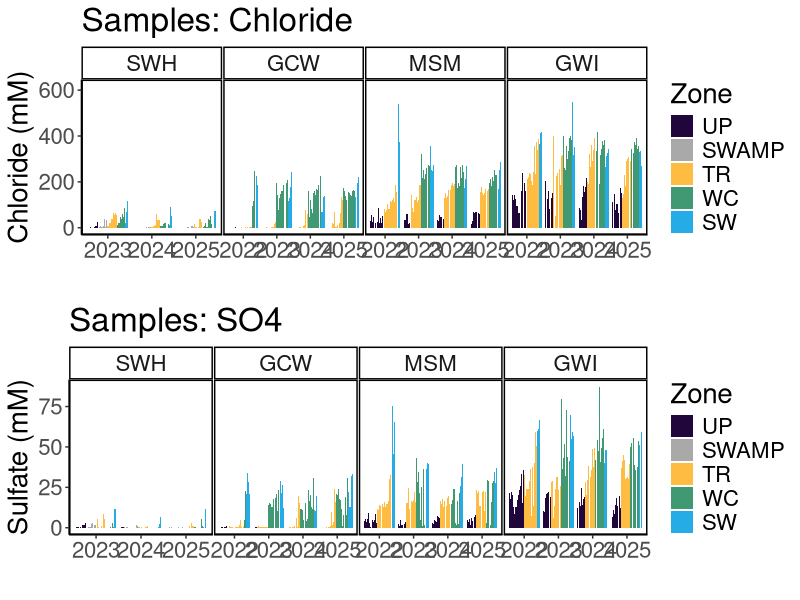
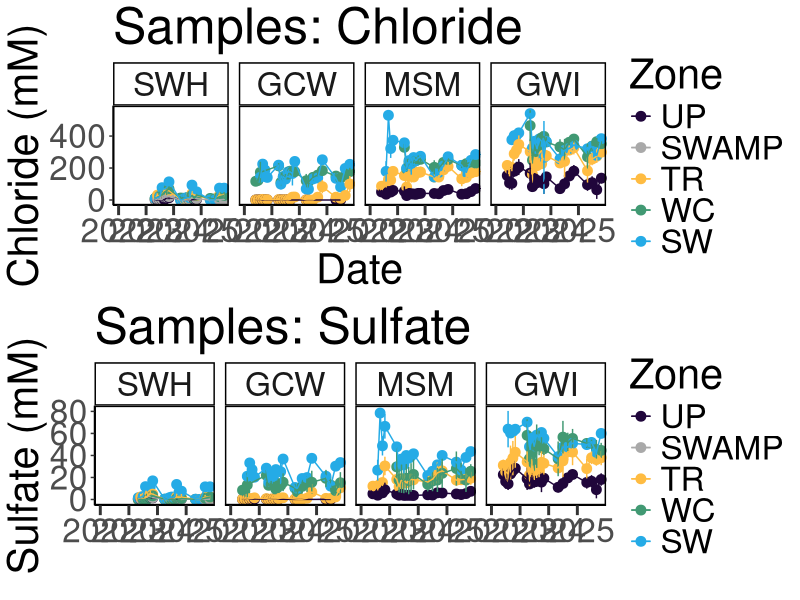
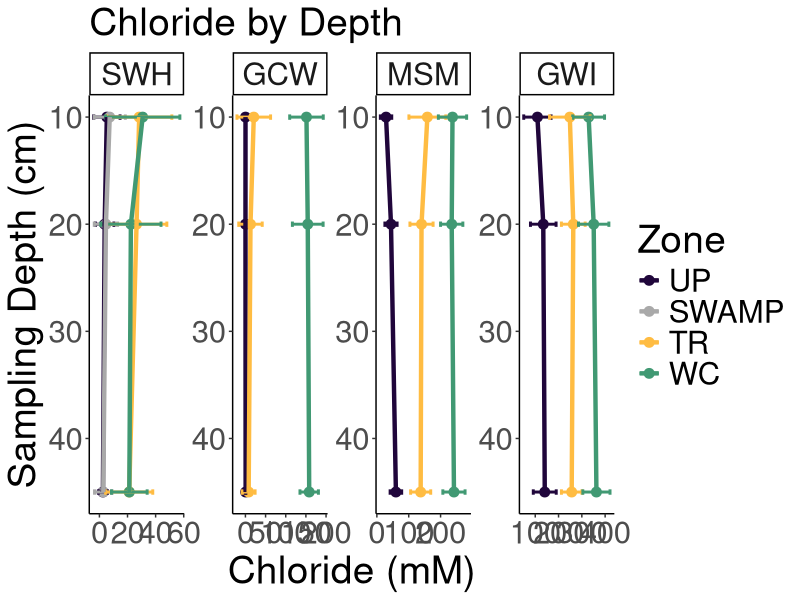
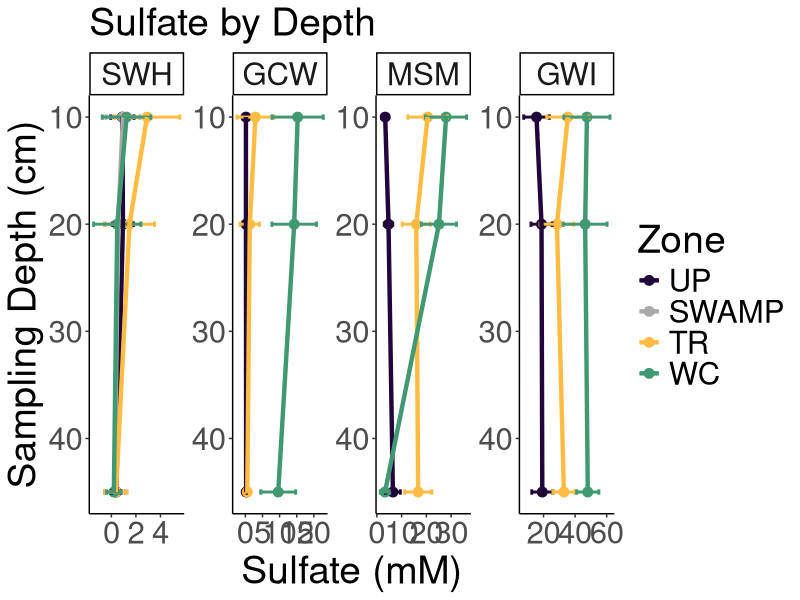
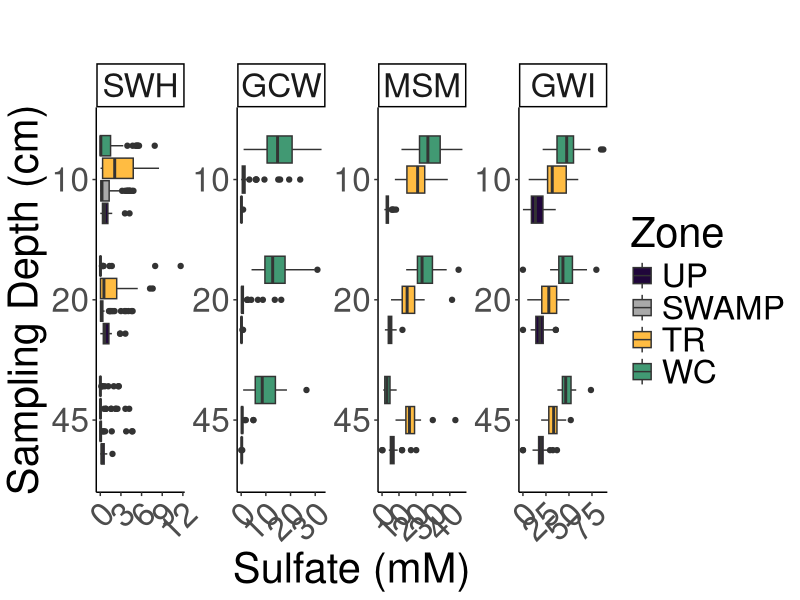
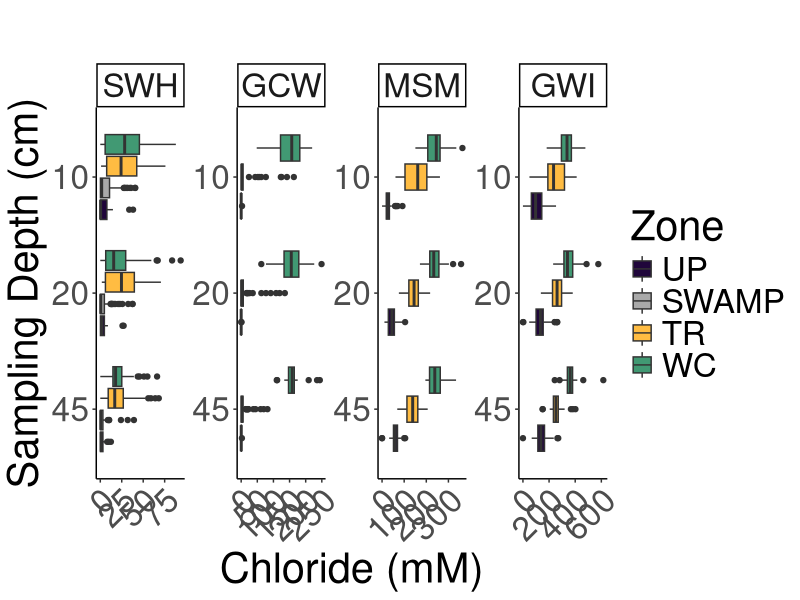
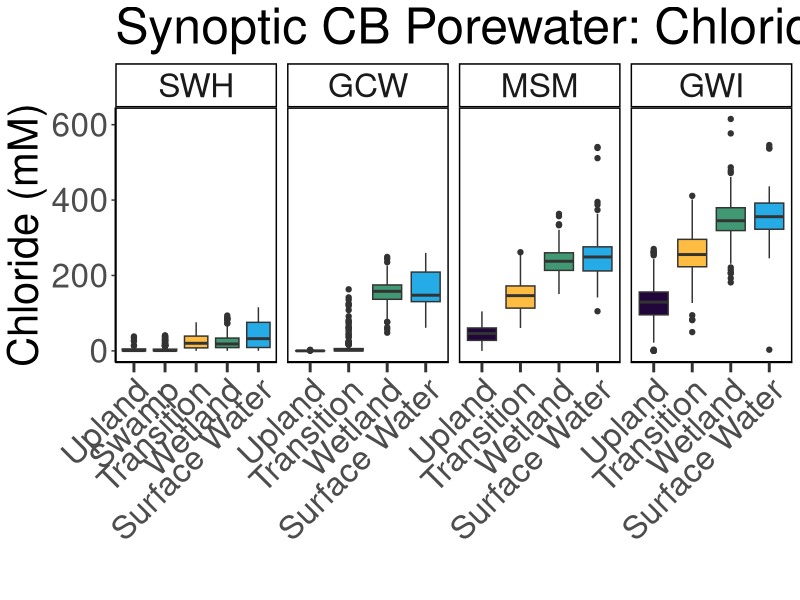
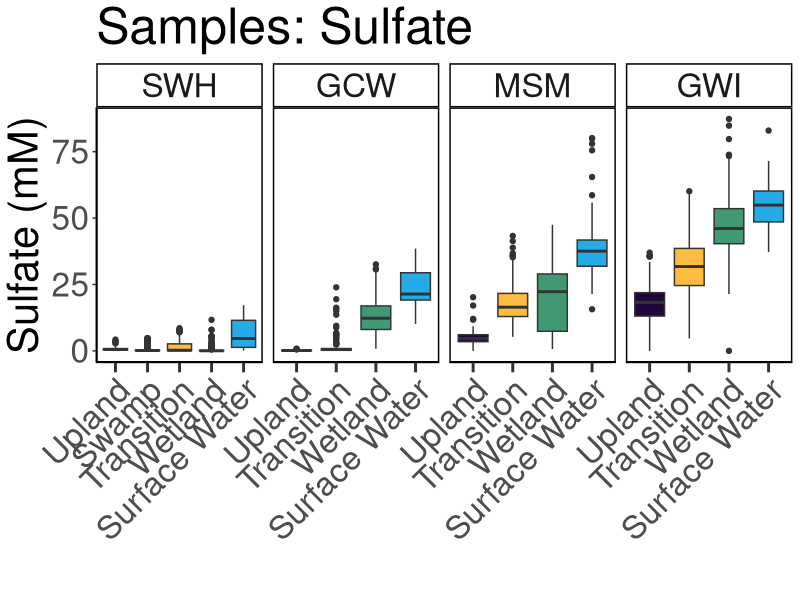

Here is the R script that generated these plots, in order:
## ---- chunk 1
library(dplyr)
library(ggplot2)
library(ggpubr)
library(stringr)
library(readxl)
library(tidyr)
library(tibble)
library(openxlsx)
library(knitr)
## ---- chunk 2

#read in 2022 Dionex Data:
dat22 <- read.csv("2022/COMPASS_SynopticCB_SO4_Cl_2022.csv")
# head(dat22)
colnames(dat22)

#read in 2023 Dionex Data:
dat23 <- read.csv("2023/COMPASS_SynopticCB_SO4_Cl_2023.csv")
# head(dat23)
colnames(dat23)

#read in 2024 Dionex Data:
dat24 <- read.csv("2024/COMPASS_SynopticCB_SO4_Cl_2024.csv")
# head(dat24)
colnames(dat24)

#read in 2025 Dionex Data:
dat25 <- read.csv("2025/COMPASS_SynopticCB_SO4_Cl_2025.csv")
# head(dat25)
colnames(dat25)

all_dat <- bind_rows(dat22, dat23, dat24, dat25)

all_dat <- all_dat %>%
  mutate(Project = "COMPASS: Synoptic") %>%
  dplyr::select(
    Project, Region, Sample_ID, Year, Month, Day, Time, Time_Zone,
    Site, Zone, Replicate, Depth_cm, 
    SO4_ppm, SO4_mM, SO4_Conc_flag, SO4_QAQC_flag, Cl_ppm, Cl_mM, Cl_Conc_flag, Cl_QAQC_flag, salinity,
    Analysis_rundate,  Run_notes, Field_notes
        # list columns in the order you want them
  )

##Set 4 decimal points max
all_dat <- all_dat %>%
  mutate(across(where(is.numeric), round, digits = 4)) ##This does make all salinities 0 when Cl_ppm is 0 instead of 0.000026


duplicates <- all_dat %>%
  group_by(Sample_ID) %>%
  filter(n() > 1) %>%
  ungroup()


## ---- chunk 3

#pull the column names from the all_dat dataframe and create a new dataframe with them 
metadat <- data.frame(Column_Names = colnames(all_dat))
metadat

metadat$Description <- ""
metadat$Units <- ""
metadat$Instrument_ifapplicable <- ""

#add information about each line: 

metadat$Description <- c("Project name", 
                         "Region samples originated from: CB = Chesapeake Bay",
                         "Sample identifier used in laboratory and field", 
                         "Year (YYYY) of sample collection", 
                         "Month (#) of sample collection",
                         "Day (#) of sample collection",
                         "Time (HH:MM) of sample collection",
                         "Time Zone of sample collection",
                         "Name of sampling transect location (GCW, SWH, MSM, GWI), see dataset locations for coordinates", 
                         "Zone within space-for-time transect (UP=Upland, SWAMP=Swamp, TR=Transition, WC=Wetland Control, SW=Surface Water)",
                         "Lysimeter or sample replicate id (A-C)", 
                         "Depth in centimeters from which water sample was taken", 
                         "Sulfate concentration in ppm", 
                         "Sulfate concentration in mM", 
                         "Sulfate concentration flag base on standard curve (bdl=below detection limit (0), adl=above detection limit (highest   
                         standard), Within_Range=within detection range)", 
                         "Sulfate QAQC Flags generated during checks of standards, blanks, dups, and spks",
                         "Chloride concentration in ppm", 
                         "Chloride concentration in mM", 
                         "Chloride concentration flag base on standard curve (bdl=below detection limit (0), adl=above detection limit (highest   
                         standard), Within_Range=within detection range)", 
                         "Chloride QAQC Flags generated during checks of standards, blanks, dups, and spks", 
                         "Salinity calculated using the Knudsen equation: Salinity=((1.807*(Chloride ppm)+0.026)/1000", 
                         "The date that samples were run on the Dionex IC", 
                         "Any notes generated during QAQC", 
                         "Notes generated during field sample collection")

metadat$Units <-       c("NA", 
                         "NA",
                         "NA", 
                         "NA",
                         "NA",
                         "NA", 
                         "NA",
                         "NA", 
                         "NA", 
                         "NA",
                         "NA", 
                         "cm",
                         "ppm", 
                         "mM", 
                         "NA", 
                         "NA", 
                         "ppm", 
                         "mM", 
                         "NA", 
                         "NA", 
                         "ppt", 
                         "NA", 
                         "NA",
                         "NA")

metadat$Instrument_ifapplicable <-  
  
                       c("NA", 
                         "NA",
                         "NA", 
                         "NA",
                         "NA",
                         "NA", 
                         "NA",
                         "NA", 
                         "NA", 
                         "NA",
                         "NA", 
                         "NA",
                         "Dionex Integrion HPIC (Thermo Fisher)", 
                         "Dionex Integrion HPIC (Thermo Fisher)", 
                         "NA", 
                         "NA", 
                         "Dionex Integrion HPIC (Thermo Fisher)", 
                         "Dionex Integrion HPIC (Thermo Fisher)", 
                         "NA", 
                         "NA", 
                         "NA", 
                         "NA", 
                         "NA",
                         "NA")


## ---- chunk 4

#write out a csv of all the data to the main folder: 
write.csv(all_dat, "COMPASS_SynopticCB_SO4_Cl_AllData.csv", row.names = FALSE)


#write out a csv of the metadata associated with the data: 
write.csv(metadat, "COMPASS_SynopticCB_SO4_Cl_Metadata.csv", row.names = FALSE)

## ---- chunk 5

data_plotting <- all_dat

#Order by Zone from Upland to Surface Water
data_plotting$Zone = factor(data_plotting$Zone, levels = c("UP", "SWAMP", "TR", "WC", "SW"))
data_plotting <- data_plotting[order(data_plotting$Zone), ]

#Order by Site from SWH, GCW, MSM, GWI order, which is oligohaline to polyhaline
data_plotting$Site = factor(data_plotting$Site, levels = c("SWH", "GCW", "MSM", "GWI"))
data_plotting <- data_plotting[order(data_plotting$Site), ]

#Plot samples to get a first look at concentrations (sanity check)
#group the data for plotting
data_plotting_all <- data_plotting %>%
  group_by(Site, Zone) %>%
  mutate(row_num = factor(row_number())) %>%  # create row_num as factor per group
  ungroup()

data_plotting_all$Date <- as.Date(paste(data_plotting_all$Year, data_plotting_all$Month, data_plotting_all$Day, sep = "-"))


#Plot data and change colors based on Zone:
viz_cl_plot <- ggplot(data_plotting_all, aes(x = as.character(Year), y = Cl_mM, fill = Zone)) +
  geom_bar(stat = "identity", position = position_dodge2(preserve = "total")) +
  facet_grid( ~ Site, scales="free") +
  scale_fill_manual(values = c(
    "UP" = "#20063B",
    "TR" = "#FFBC42",
    "SWAMP" = "darkgrey",
    "WC" = "#419973",
    "SW" = "#25ABE6"
  )) +
  theme_classic() +
  labs(x = " ", y = "Chloride (mM)", title = "Samples: Chloride") +
  theme(
    panel.spacing = unit(.05, "lines"), 
    panel.border = element_rect(color = "black", fill = NA, linewidth = 1)) + 
  theme(text = element_text(size = 20))

# viz_cl_plot


viz_so4_plot <-  ggplot(data_plotting_all, aes(x = as.character(Year), y = SO4_mM, fill = Zone)) +
  geom_bar(stat = "identity", position = position_dodge2(preserve = "total")) +
  facet_grid( ~ Site, scales="free") +
  scale_fill_manual(values = c(
    "UP" = "#20063B",
    "TR" = "#FFBC42",
    "SWAMP" = "darkgrey",
    "WC" = "#419973",
    "SW" = "#25ABE6"
  )) +
  theme_classic() +
  labs(x = " ", y = "Sulfate (mM)", title = "Samples: SO4") +
  theme(
    panel.spacing = unit(.05, "lines"), 
    panel.border = element_rect(color = "black", fill = NA, linewidth = 1))+ 
  theme(text = element_text(size = 20))

# viz_so4_plot

ggarrange(viz_cl_plot, viz_so4_plot, nrow=2, ncol=1)


## ---- chunk 6

##Make Date Column with just Year and Month for Sample ID
all_dat_dates <- data_plotting %>%
  mutate(
    YearMonth = if_else(
      Month < 10,
      # Modify the string:
      YearMonth <- paste(data_plotting$Year, data_plotting$Month, sep = "-0"), 
      YearMonth <- paste(data_plotting$Year, data_plotting$Month, sep = "-"), 
    )
  )

##Summarize SO4 and Cl by Date, Site, and Zone
Dionex_avg <- all_dat_dates %>%
  group_by(Month, Year, Site, Zone) %>%
   dplyr::summarize(mean_SO4 = mean(SO4_mM, na.rm=TRUE), 
            sd_SO4 = sd(SO4_mM, na.rm=TRUE), 
            mean_Cl = mean(Cl_mM, na.rm=TRUE), 
            sd_Cl = sd(Cl_mM, na.rm=TRUE), 
            YearMonth = first(YearMonth))

# Concatenate with a day (e.g., "01" for the first day)
Dionex_avg$Date <- paste0(Dionex_avg$YearMonth, "-01")

# Convert to Date object
Dionex_avg$Date <- as.Date(Dionex_avg$Date)

# Define the specific date breaks you want to display
specific_breaks <- as.Date(c("2022-01-01", "2023-01-01", "2024-01-01", "2025-01-01"))

viz_cl_plot_avgs <- ggplot(Dionex_avg, aes(x = Date, y = mean_Cl, color = Zone, group = Zone)) +
  geom_point(size = 3) + 
  geom_errorbar(aes(ymin = mean_Cl - sd_Cl, ymax = mean_Cl + sd_Cl), width = 0.2) + 
  geom_line() + 
  facet_grid( ~ Site, scales="free_y") +
  scale_color_manual(values = c(
    "UP" = "#20063B",
    "TR" = "#FFBC42",
    "SWAMP" = "darkgrey",
    "WC" = "#419973",
    "SW" = "#25ABE6"
  )) +
  theme_classic() +
  labs(x = "Date", y = "Chloride (mM)", title = "Samples: Chloride") +
  theme(
    panel.spacing = unit(0.5, "lines"), 
    panel.border = element_rect(color = "black", fill = NA, linewidth = 1)) +
  # theme(axis.text.x = element_text(angle = 90, hjust = 0.5))+ 
  theme(text = element_text(size = 30))+
  scale_x_date(breaks = specific_breaks, date_labels = "%Y", expand = expansion(mult = c(0.18, 0.05)))+
  theme(axis.ticks.x = element_line(linewidth = 1))+
  theme(axis.ticks.length.x = unit(0.25, "cm"))

# viz_cl_plot_avgs


viz_so4_plot_avgs <- ggplot(Dionex_avg, aes(x = Date, y = mean_SO4, color = Zone, group = Zone)) +
  geom_point(size = 3) + 
  geom_errorbar(aes(ymin = mean_SO4 - sd_SO4, ymax = mean_SO4 + sd_SO4), width = 0.2) + 
  geom_line() + 
  facet_grid( ~ Site, scales="free_y") +
  scale_color_manual(values = c(
    "UP" = "#20063B",
    "TR" = "#FFBC42",
    "SWAMP" = "darkgrey",
    "WC" = "#419973",
    "SW" = "#25ABE6"
  )) +
  theme_classic() +
  labs(x = " ", y = "Sulfate (mM)", title = "Samples: Sulfate") +
  theme(
    panel.spacing = unit(0.5, "lines"), 
    panel.border = element_rect(color = "black", fill = NA, linewidth = 1)) +
  # theme(axis.text.x = element_text(angle = 90, hjust = 0.5))+ 
  theme(text = element_text(size = 30))+
  scale_x_date(breaks = specific_breaks, date_labels = "%Y", expand = expansion(mult = c(0.18, 0.05)))+
  theme(axis.ticks.x = element_line(linewidth = 1))+
  theme(axis.ticks.length.x = unit(0.25, "cm"))

# viz_so4_plot_avgs

ggarrange(viz_cl_plot_avgs, viz_so4_plot_avgs, nrow=2, ncol=1)

## ---- chunk 7

##Remove SW and calculate average and sd for each depth
so4_cl_avg <- all_dat_dates %>%
  filter(Zone != "SW") %>%
  group_by(Site, Zone, Depth_cm) %>%
   dplyr::summarize(
     mean_SO4 = mean(SO4_mM, na.rm=TRUE), 
     sd_SO4 = sd(SO4_mM, na.rm=TRUE), 
     mean_Cl = mean(Cl_mM, na.rm=TRUE), 
     sd_Cl = sd(Cl_mM, na.rm=TRUE))

viz_cl_plot_depth <- ggplot(so4_cl_avg, aes(x = as.numeric(Depth_cm), y = mean_Cl, color = Zone, group = Zone)) +
  geom_point(size = 3) + 
  geom_errorbar(aes(ymin = mean_Cl - sd_Cl, ymax = mean_Cl + sd_Cl), width = 0.5, size = 1) + 
  geom_line(size = 1.5) + 
  facet_wrap( ~ Site, scales="free", nrow = 1) + 
  scale_color_manual(values = c(
    "UP" = "#20063B",
    "TR" = "#FFBC42",
    "SWAMP" = "darkgrey",
    "WC" = "#419973"
  )) + 
  theme_classic() +
  labs(x = "Sampling Depth (cm)", y = "Chloride (mM)", title = "Chloride by Depth") +
  theme(text = element_text(size = 28)) + 
  theme(plot.title = element_text(size = 28)) + 
  coord_flip() + 
  scale_x_continuous(trans = "reverse") + 
  labs(color = "Zone") 

viz_cl_plot_depth

viz_so4_plot_depth <- ggplot(so4_cl_avg, aes(x = as.numeric(Depth_cm), y = mean_SO4, color = Zone, group = Zone)) +
  geom_point(size = 3) + 
  geom_errorbar(aes(ymin = mean_SO4 - sd_SO4, ymax = mean_SO4 + sd_SO4), width = 0.5, size = 1) + 
  geom_line(size = 1.5) + 
  facet_wrap( ~ Site, scales="free", nrow = 1) + 
  scale_color_manual(values = c(
    "UP" = "#20063B",
    "TR" = "#FFBC42",
    "SWAMP" = "darkgrey",
    "WC" = "#419973"
  )) + 
  theme_classic() +
  labs(x = "Sampling Depth (cm)", y = "Sulfate (mM)", title = "Sulfate by Depth") +
  theme(text = element_text(size = 28)) + 
  theme(plot.title = element_text(size = 28)) + 
  coord_flip() + 
  scale_x_continuous(trans = "reverse") + 
  labs(color = "Zone") 

viz_so4_plot_depth

## ---- chunk 8

##Remove SW
data_plotting_depth <- data_plotting %>%
  filter(Zone != "SW") %>%
  mutate(Depth_cm = factor(Depth_cm, levels = c("45", "20", "10")))


#Plot data and change colors based on Zone:
viz_so4_depth <-  ggplot(data_plotting_depth, aes(x = Depth_cm, y = SO4_mM, fill = Zone)) +
  geom_boxplot() +
  facet_wrap( ~ Site, scales="free", nrow = 1) +
  scale_fill_manual(values = c(
    "UP" = "#20063B",
    "TR" = "#FFBC42",
    "SWAMP" = "darkgrey",
    "WC" = "#419973")) +
  theme_classic() +
  labs(x = "Sampling Depth (cm)", y = "Sulfate (mM)", title = "") +
  # theme(
  #   panel.spacing = unit(.05, "lines"), 
  #   panel.border = element_rect(color = "black", fill = NA, linewidth = 1))+ 
  theme(text = element_text(size = 30))+ 
  theme(axis.text.x = element_text(angle = 45, vjust = 1, hjust = 1))+ 
  coord_flip() 

viz_so4_depth

#Plot data and change colors based on Zone:
viz_cl_depth <-  ggplot(data_plotting_depth, aes(x = Depth_cm, y = Cl_mM, fill = Zone)) +
  geom_boxplot() +
  facet_wrap( ~ Site, scales="free", nrow = 1) +
  scale_fill_manual(values = c(
    "UP" = "#20063B",
    "TR" = "#FFBC42",
    "SWAMP" = "darkgrey",
    "WC" = "#419973")) +
  theme_classic() +
  labs(x = "Sampling Depth (cm)", y = "Chloride (mM)", title = "") +
  # theme(
  #   panel.spacing = unit(.05, "lines"), 
  #   panel.border = element_rect(color = "black", fill = NA, linewidth = 1))+ 
  theme(text = element_text(size = 30))+ 
  theme(axis.text.x = element_text(angle = 45, vjust = 1, hjust = 1))+ 
  coord_flip() 

viz_cl_depth

## ---- chunk 9

all_dat_dates <- all_dat_dates %>% 
    mutate(
    Zone_1 = case_when(
      Zone == "UP" ~ "Upland",
      Zone == "SWAMP" ~ "Swamp",
      Zone == "TR" ~ "Transition",
      Zone == "WC" ~ "Wetland",
      Zone == "SW" ~ "Surface Water",
      TRUE ~ Zone  # keep everything else unchanged
    )
  ) %>%
  mutate(Zone_1 = factor(Zone_1, levels = c("Upland", "Swamp", "Transition", "Wetland", "Surface Water")))


##Summarize SO4 and Cl by Date, Site, and Zone
viz_cl_boxplot <- ggplot(all_dat_dates, aes(x = Zone_1, y = Cl_mM, fill = Zone_1, group = Zone_1)) +
  geom_boxplot() + 
  facet_grid( ~ Site, scales = "free_x") +
  scale_x_discrete(drop = TRUE) +
  scale_fill_manual(values = c(
    "Upland" = "#20063B",
    "Transition" = "#FFBC42",
    "Swamp" = "darkgrey",
    "Wetland" = "#419973",
    "Surface Water" = "#25ABE6"
  ), labels = c("Upland", "Swamp", "Transition", "Wetland", "Surface Water")) +
  theme_classic() +
  labs(x = " ", y = "Chloride (mM)", title = "Synoptic CB Porewater: Chloride") +
  theme(
    panel.spacing = unit(0.5, "lines"), 
    panel.border = element_rect(color = "black", fill = NA, linewidth = 1)) +
  theme(axis.text.x = element_text(angle = 45, vjust = 1, hjust = 1))+ 
  theme(text = element_text(size = 30))+
  theme(axis.ticks.x = element_line(linewidth = 1))+
  theme(axis.ticks.length.x = unit(0.25, "cm"))+ 
  #scale_x_discrete(labels = c("Upland", "Swamp", "Transition", "Wetland", "Surface Water"))+ 
  theme(legend.position = "none")

viz_cl_boxplot


viz_so4_boxplot <- ggplot(all_dat_dates, aes(x = Zone_1, y = SO4_mM, fill = Zone_1, group = Zone_1)) +
  geom_boxplot() +
  facet_grid( ~ Site, scales = "free_x") +
  scale_x_discrete(drop = TRUE) +
  scale_fill_manual(values = c(
    "Upland" = "#20063B",
    "Transition" = "#FFBC42",
    "Swamp" = "darkgrey",
    "Wetland" = "#419973",
    "Surface Water" = "#25ABE6"
  ), labels = c("Upland", "Swamp", "Transition", "Wetland", "Surface Water")) +
  theme_classic() +
  labs(x = " ", y = "Sulfate (mM)", title = "Samples: Sulfate") +
  theme(
    panel.spacing = unit(0.5, "lines"), 
    panel.border = element_rect(color = "black", fill = NA, linewidth = 1)) +
  theme(axis.text.x = element_text(angle = 45, vjust = 1, hjust = 1))+ 
  theme(text = element_text(size = 30))+
  theme(axis.ticks.x = element_line(linewidth = 1))+
  theme(axis.ticks.length.x = unit(0.25, "cm"))+ 
  #scale_x_discrete(labels = c("Upland", "Swamp", "Transition", "Wetland", "Surface Water"))+ 
  theme(legend.position = "none")

viz_so4_boxplot

# ggarrange(viz_cl_boxplot, viz_so4_boxplot, nrow=2, ncol=1)

# Save as a PNG
png("COMPASS_SynopticCB_Cl_alldata.png", width = 2000, height = 1200, res = 100) 
print(viz_cl_boxplot)  # For ggplot objects, use print()
dev.off() 

# Save as a PNG
png("COMPASS_SynopticCB_SO4_alldata.png", width = 2000, height = 1200, res = 100) 
print(viz_so4_boxplot)  # For ggplot objects, use print()
dev.off() 

## ---- chunk 10
# It would also be great to add to our collation codes a summary chunk that will calculate value ranges, means, and standard deviations (and errors) for each site, zone, depth for each year; also for each site zone, depth overall; and for each site and zone overall so that we have some easy access to metrics. Was just thinking this might be helpful today when re-collating the DIC data.

colnames(all_dat)

##Metrics for each site, zone, depth for each year
summary_by_year <- all_dat %>%
  group_by(Year, Site, Zone, Depth_cm) %>%
   reframe(
     min_Cl_mM = min(Cl_mM, na.rm=TRUE),
     max_Cl_mM = max(Cl_mM, na.rm=TRUE), 
     mean_Cl_mM = mean(Cl_mM, na.rm=TRUE), 
     sd_Cl_mM = sd(Cl_mM, na.rm=TRUE), 

     min_SO4_mM = min(SO4_mM, na.rm=TRUE),
     max_SO4_mM = max(SO4_mM, na.rm=TRUE), 
     mean_SO4_mM = mean(SO4_mM, na.rm=TRUE), 
     sd_SO4_mM = sd(SO4_mM, na.rm=TRUE)) %>%
  mutate(across(where(is.numeric), round, digits = 4)) 

##Metrics for each site, zone, depth for all years
summary_all_years <- all_dat %>%
  group_by(Site, Zone, Depth_cm) %>%
   reframe(
     min_Cl_ppm = min(Cl_ppm, na.rm=TRUE),
     max_Cl_ppm = max(Cl_ppm, na.rm=TRUE), 
     mean_Cl_ppm = mean(Cl_ppm, na.rm=TRUE), 
     sd_Cl_ppm = sd(Cl_ppm, na.rm=TRUE), 

     min_SO4_ppm = min(SO4_ppm, na.rm=TRUE),
     max_SO4_ppm = max(SO4_ppm, na.rm=TRUE), 
     mean_SO4_ppm = mean(SO4_ppm, na.rm=TRUE), 
     sd_SO4_ppm = sd(SO4_ppm, na.rm=TRUE)) %>%
  mutate(across(where(is.numeric), round, digits = 4)) 

##Metrics for each site and zone for all depths and years
summary_all_depths_years <- all_dat %>%
  group_by(Site, Zone) %>%
   reframe(
     min_Cl_ppm = min(Cl_ppm, na.rm=TRUE),
     max_Cl_ppm = max(Cl_ppm, na.rm=TRUE), 
     mean_Cl_ppm = mean(Cl_ppm, na.rm=TRUE), 
     sd_Cl_ppm = sd(Cl_ppm, na.rm=TRUE), 

     min_SO4_ppm = min(SO4_ppm, na.rm=TRUE),
     max_SO4_ppm = max(SO4_ppm, na.rm=TRUE), 
     mean_SO4_ppm = mean(SO4_ppm, na.rm=TRUE), 
     sd_SO4_ppm = sd(SO4_ppm, na.rm=TRUE)) %>%
  mutate(across(where(is.numeric), round, digits = 4)) 

## ---- chunk 11
#  I am thinking it might be cool to add to our porewater collation files a table at the end that has total number of samples then also some info about # of samples per zone, site, depth etc.

##Metrics for each year
sample_numbers_years <- all_dat %>%
  group_by(Year) %>%
   reframe(
     Number_of_samples = n())

##Metrics for each site, zone, depth for all years
sample_numbers <- all_dat %>%
  group_by(Site, Zone, Depth_cm) %>%
   reframe(
     Number_of_samples = n())
     

## ---- chunk 12

library(kableExtra)

#Order by Zone from Upland to Surface Water
summary_all_depths_years$Zone = factor(summary_all_depths_years$Zone, levels = c("UP", "SWAMP", "TR", "WC", "SW"))
summary_all_depths_years <- summary_all_depths_years[order(summary_all_depths_years$Zone), ]

#Order by Site from SWH, GCW, MSM, GWI order, which is oligohaline to polyhaline
summary_all_depths_years$Site = factor(summary_all_depths_years$Site, levels = c("SWH", "GCW", "MSM", "GWI"))
summary_all_depths_years <- summary_all_depths_years[order(summary_all_depths_years$Site), ]

kable(
  summary_all_depths_years[, c("Site", "Zone", "min_Cl_ppm",	"max_Cl_ppm",	"mean_Cl_ppm", "min_SO4_ppm",	"max_SO4_ppm",	"mean_SO4_ppm")],  
  format = "latex",
  booktabs = TRUE,
  caption = "Summary Statistics"
) %>%
  kable_styling(
    latex_options = c("hold_position", "striped", "scale_down"),
    font_size = 12
  ) %>%
  row_spec(0, bold = TRUE) %>%   # header
  column_spec(1, bold = TRUE)


## ---- chunk 13

#Order by Zone from Upland to Surface Water
sample_numbers$Zone = factor(sample_numbers$Zone, levels = c("UP", "SWAMP", "TR", "WC", "SW"))
sample_numbers <- sample_numbers[order(sample_numbers$Zone), ]

#Order by Site from SWH, GCW, MSM, GWI order, which is oligohaline to polyhaline
sample_numbers$Site = factor(sample_numbers$Site, levels = c("SWH", "GCW", "MSM", "GWI"))
sample_numbers <- sample_numbers[order(sample_numbers$Site), ]

kable(
  sample_numbers_years[, c("Year", "Number_of_samples")],  
  format = "latex",
  booktabs = TRUE,
  caption = paste0("Total Samples: ", nrow(all_dat))
) %>%
  kable_styling(
    latex_options = c("hold_position", "striped", "scale_down"),
    font_size = 12
  ) %>%
  row_spec(0, bold = TRUE) %>%   # header
  column_spec(1, bold = TRUE)

## ---- chunk 14
##Remove SW samples
sample_numbers_pw <- sample_numbers %>% 
  filter(Zone != "SW")

##Number of Samples Plots
sample_num_barplot <- ggplot(sample_numbers_pw, aes(x = as.character(Depth_cm), y = Number_of_samples, fill = Zone)) +
  geom_col(position = "dodge", color = "black", width = 0.75) + # 'color' adds a border to the bars
  facet_grid(~Site , scales = "free_x") +
  scale_x_discrete(drop = TRUE) +
  scale_fill_manual(values = c(
    "UP" = "#20063B",
    "TR" = "#FFBC42",
    "SWAMP" = "darkgrey",
    "WC" = "#419973"
  ), labels = c("Upland", "Swamp", "Transition", "Wetland")) +
  theme_classic() +
  labs(x = "Depth (cm)", y = "Number of Samples", title = "Synoptic CB Porewater Sample Numbers") +
  theme(
    panel.spacing = unit(0.5, "lines"),
    panel.border = element_rect(color = "black", fill = NA, linewidth = 1)) +
  theme(axis.text.x = element_text(angle = 45, vjust = 1, hjust = 1))+
  theme(text = element_text(size = 30))+
  theme(axis.ticks.x = element_line(linewidth = 1))+
  theme(axis.ticks.length.x = unit(0.25, "cm"))
  #scale_x_discrete(labels = c("Upland", "Swamp", "Transition", "Wetland", "Surface Water"))+
  # theme(legend.position = "none")

sample_num_barplot
## ---- chunk 15

#write out a csv of all the data to the main folder: 
write.csv(summary_by_year, "COMPASS_SynopticCB_PW_SO4_Cl_Summarized_By_Year.csv")


#write out a csv of the metadata associated with the data: 
write.csv(summary_all_years, "COMPASS_SynopticCB_PW_SO4_Cl_Summarized_Years_Combined.csv")


#write out a csv of the metadata associated with the data: 
write.csv(summary_all_depths_years, "COMPASS_SynopticCB_PW_SO4_Cl_Summarized_Years_and_Depths_Combined.csv")
